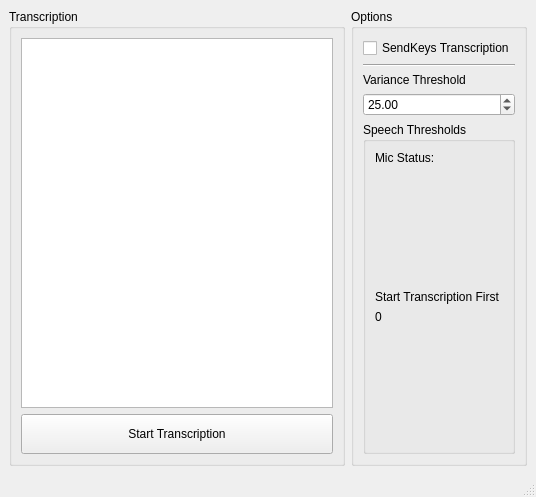
<?xml version="1.0" encoding="UTF-8"?>
<ui version="4.0">
 <class>MainWindow</class>
 <widget class="QMainWindow" name="MainWindow">
  <property name="geometry">
   <rect>
    <x>0</x>
    <y>0</y>
    <width>536</width>
    <height>497</height>
   </rect>
  </property>
  <property name="windowTitle">
   <string>Whisper Real Time</string>
  </property>
  <widget class="QWidget" name="centralwidget">
   <layout class="QGridLayout" name="gridLayout_3">
    <item row="0" column="0">
     <widget class="QGroupBox" name="groupBox_6">
      <property name="title">
       <string>Transcription</string>
      </property>
      <layout class="QGridLayout" name="gridLayout_7">
       <item row="0" column="0">
        <widget class="QPlainTextEdit" name="plainTextEdit"/>
       </item>
       <item row="1" column="0">
        <widget class="QPushButton" name="pushButton">
         <property name="minimumSize">
          <size>
           <width>0</width>
           <height>40</height>
          </size>
         </property>
         <property name="text">
          <string>Start Transcription</string>
         </property>
        </widget>
       </item>
      </layout>
     </widget>
    </item>
    <item row="0" column="1">
     <widget class="QGroupBox" name="groupBox">
      <property name="title">
       <string>Options</string>
      </property>
      <layout class="QGridLayout" name="gridLayout">
       <item row="3" column="0">
        <widget class="QDoubleSpinBox" name="doubleSpinBox_PT">
         <property name="maximum">
          <double>200.000000000000000</double>
         </property>
         <property name="singleStep">
          <double>0.500000000000000</double>
         </property>
         <property name="value">
          <double>25.000000000000000</double>
         </property>
        </widget>
       </item>
       <item row="2" column="0">
        <widget class="QLabel" name="label">
         <property name="text">
          <string>Variance Threshold</string>
         </property>
        </widget>
       </item>
       <item row="0" column="0">
        <widget class="QCheckBox" name="checkBox_SK">
         <property name="text">
          <string>SendKeys Transcription</string>
         </property>
         <property name="checked">
          <bool>false</bool>
         </property>
        </widget>
       </item>
       <item row="1" column="0">
        <widget class="Line" name="line">
         <property name="orientation">
          <enum>Qt::Horizontal</enum>
         </property>
        </widget>
       </item>
       <item row="4" column="0">
        <widget class="QGroupBox" name="groupBox_2">
         <property name="sizePolicy">
          <sizepolicy hsizetype="Preferred" vsizetype="Expanding">
           <horstretch>0</horstretch>
           <verstretch>0</verstretch>
          </sizepolicy>
         </property>
         <property name="title">
          <string>Speech Thresholds</string>
         </property>
         <layout class="QGridLayout" name="gridLayout_2">
          <item row="0" column="0">
           <widget class="QLabel" name="label_2">
            <property name="text">
             <string>Mic Status:</string>
            </property>
           </widget>
          </item>
          <item row="4" column="0">
           <spacer name="verticalSpacer">
            <property name="orientation">
             <enum>Qt::Vertical</enum>
            </property>
            <property name="sizeHint" stdset="0">
             <size>
              <width>20</width>
              <height>40</height>
             </size>
            </property>
           </spacer>
          </item>
          <item row="1" column="0">
           <spacer name="verticalSpacer_2">
            <property name="orientation">
             <enum>Qt::Vertical</enum>
            </property>
            <property name="sizeHint" stdset="0">
             <size>
              <width>20</width>
              <height>40</height>
             </size>
            </property>
           </spacer>
          </item>
          <item row="0" column="1">
           <widget class="QLabel" name="label_mic">
            <property name="text">
             <string/>
            </property>
           </widget>
          </item>
          <item row="2" column="0" colspan="2">
           <widget class="QLabel" name="label_trans">
            <property name="text">
             <string>Start Transcription First</string>
            </property>
           </widget>
          </item>
          <item row="3" column="0" colspan="2">
           <widget class="QLabel" name="label_trans_val">
            <property name="text">
             <string>0</string>
            </property>
           </widget>
          </item>
         </layout>
        </widget>
       </item>
      </layout>
     </widget>
    </item>
   </layout>
  </widget>
  <widget class="QMenuBar" name="menubar">
   <property name="geometry">
    <rect>
     <x>0</x>
     <y>0</y>
     <width>536</width>
     <height>23</height>
    </rect>
   </property>
  </widget>
  <widget class="QStatusBar" name="statusbar"/>
 </widget>
 <resources/>
 <connections/>
</ui>
